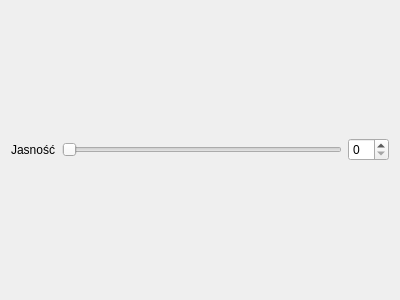
<?xml version="1.0" encoding="UTF-8"?>
<ui version="4.0">
 <class>Form</class>
 <widget class="QWidget" name="Form">
  <property name="geometry">
   <rect>
    <x>0</x>
    <y>0</y>
    <width>400</width>
    <height>300</height>
   </rect>
  </property>
  <property name="windowTitle">
   <string>Form</string>
  </property>
  <layout class="QHBoxLayout" name="horizontalLayout">
   <item>
    <widget class="QLabel" name="bRgbLabel">
     <property name="text">
      <string>Jasność</string>
     </property>
    </widget>
   </item>
   <item>
    <widget class="QSlider" name="bRgbSlider">
     <property name="orientation">
      <enum>Qt::Orientation::Horizontal</enum>
     </property>
    </widget>
   </item>
   <item>
    <widget class="QSpinBox" name="bRgbSpinBox"/>
   </item>
  </layout>
 </widget>
 <resources/>
 <connections/>
</ui>
